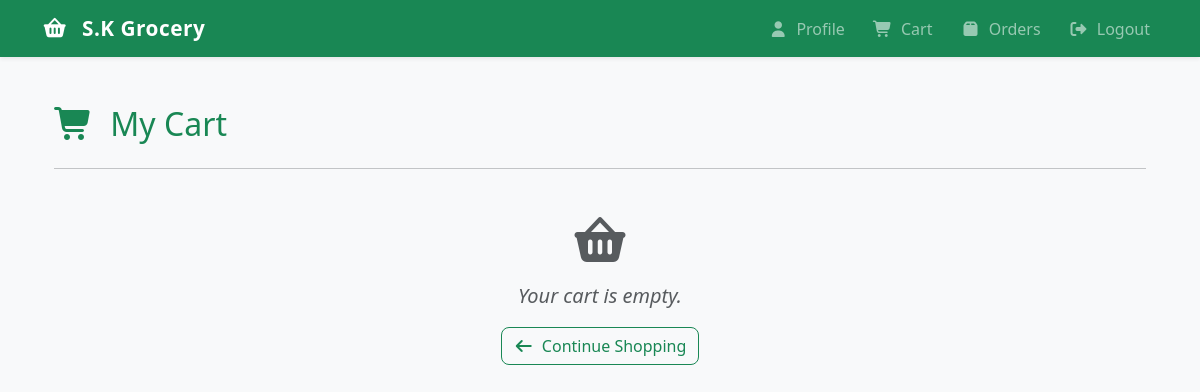
Page /cart (signed in) on the earlier database version.
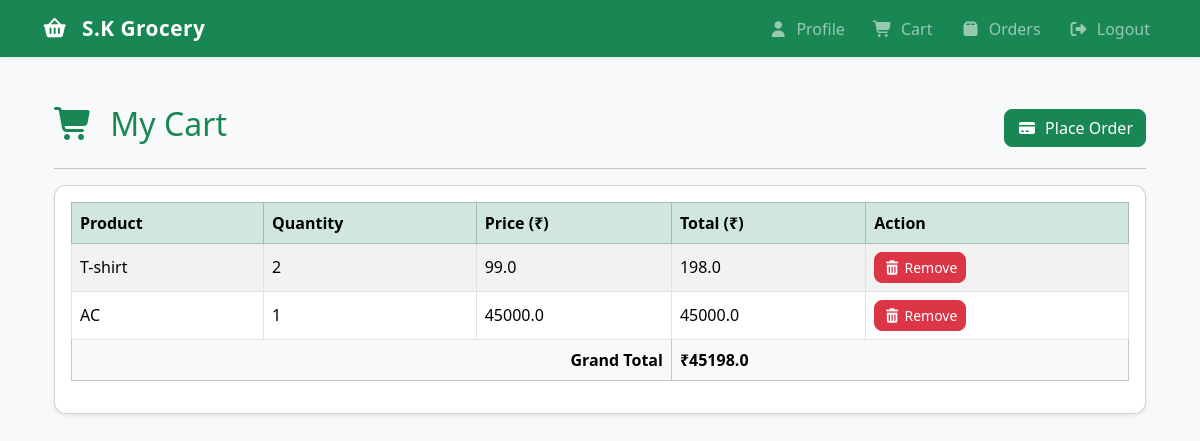
Same page on the later database version.
### app.py (models this page shows)
class Cart(db.Model):
    __tablename__ = 'cart'
    id = db.Column(db.Integer, primary_key=True)
    user_id = db.Column(db.Integer, db.ForeignKey('user.id', ondelete='CASCADE'), nullable=False)
    product_id = db.Column(db.Integer, db.ForeignKey('product.id', ondelete='CASCADE'), nullable=False)
    quantity = db.Column(db.Integer, nullable=False)

class Product(db.Model):
    __tablename__ = 'product'
    id = db.Column(db.Integer, primary_key=True)
    name = db.Column(db.String(64), unique=True, nullable=False)
    category_id = db.Column(db.Integer, db.ForeignKey('category.id', ondelete='CASCADE'), nullable=False)
    quantity = db.Column(db.Integer, nullable=False)
    price = db.Column(db.Float, nullable=False)
    man_date = db.Column(db.Date, nullable=False)
    carts = db.relationship('Cart', backref='product', lazy=True, cascade="all, delete-orphan")
    orders = db.relationship('Order', backref='product', lazy=True, cascade="all, delete-orphan")

### app.py (the view)
@app.route("/cart")
@auth_required
def cart():
    carts=Cart.query.filter_by(user_id=session['user_id']).all()
    total = sum([cart.product.price * cart.quantity for cart in carts])
    return render_template('cart.html',user=User.query.get(session['user_id']),carts=carts ,total=total)

### app.py (called while the page is built)
def auth_required(func):
    @wraps(func)
    def inner (*args, **kwargs):
        if 'user_id' not in session:
            flash('You need to login first.')
            return redirect(url_for('login'))
        return func(*args, **kwargs)
    return inner

### templates/cart.html (shortened to what this page needs)
{% extends "layout.html" %}
{% block content %}
<div class="container my-5">
    <div class="d-flex justify-content-between align-items-center mb-3">
        <h2 class="text-success">
            <i class="fas fa-shopping-cart me-2"></i> My Cart
        </h2>
        {% if carts %}
        <form action="{{ url_for('place_order') }}" method="post">
            <button type="submit" class="btn btn-success">
                <i class="fas fa-credit-card me-1"></i> Place Order
            </button>
        </form>
        {% endif %}
    </div>
    <hr>
    {% if carts %}
    <div class="card shadow-sm">
        <div class="card-body">
            <div class="table-responsive">
                <table class="table table-bordered table-striped table-hover align-middle">
                    <thead class="table-success">
                        <tr>
                            <th>Product</th>
                            <th>Quantity</th>
                            <th>Price (₹)</th>
                            <th>Total (₹)</th>
                            <th>Action</th>
                        </tr>
                    </thead>
                    <tbody>
                        {% for item in carts %}
                        <tr>
                            <td>{{ item.product.name }}</td>
                            <td>{{ item.quantity }}</td>
                            <td>{{ item.product.price }}</td>
                            <td>{{ item.product.price * item.quantity }}</td>
                            <td>
                                <form action="{{ url_for('delete_from_cart', product_id=item.product.id) }}"
                                    method="post">
                                    <button type="submit" class="btn btn-sm btn-danger">
                                        <i class="fas fa-trash-alt"></i> Remove
                                    </button>
                                </form>
                            </td>
                        </tr>
                        {% endfor %}
                    </tbody>
                    <tfoot class="table-light">
                        <tr>
                            <th colspan="3" class="text-end">Grand Total</th>
                            <th colspan="2">₹{{ total }}</th>
                        </tr>
                    </tfoot>
                </table>
            </div>
        </div>
    </div>
    {% else %}
    <div class="text-center my-5">
        <i class="fas fa-shopping-basket fa-3x text-muted mb-3"></i>
        <p class="fs-5 text-muted"><em>Your cart is empty.</em></p>
        <a href="{{ url_for('index') }}" class="btn btn-outline-success">
            <i class="fas fa-arrow-left me-1"></i> Continue Shopping
        </a>
    </div>
    {% endif %}
</div>
{% endblock %}

Differences in the rows shown:
added Cart: product.name "T-shirt", quantity "2", product.price "99.0", item.product.price*item.quantity "198.0"
added Cart: product.name "AC", quantity "1", product.price "45000.0", item.product.price*item.quantity "45000.0"
Other differences:
{{ total }}: (not shown) → "45198.0"
text no longer shown: "Your cart is empty. Continue Shopping"
text now shown: "Place Order Product Quantity Price (₹) Total (₹) Action Grand Total ₹"
